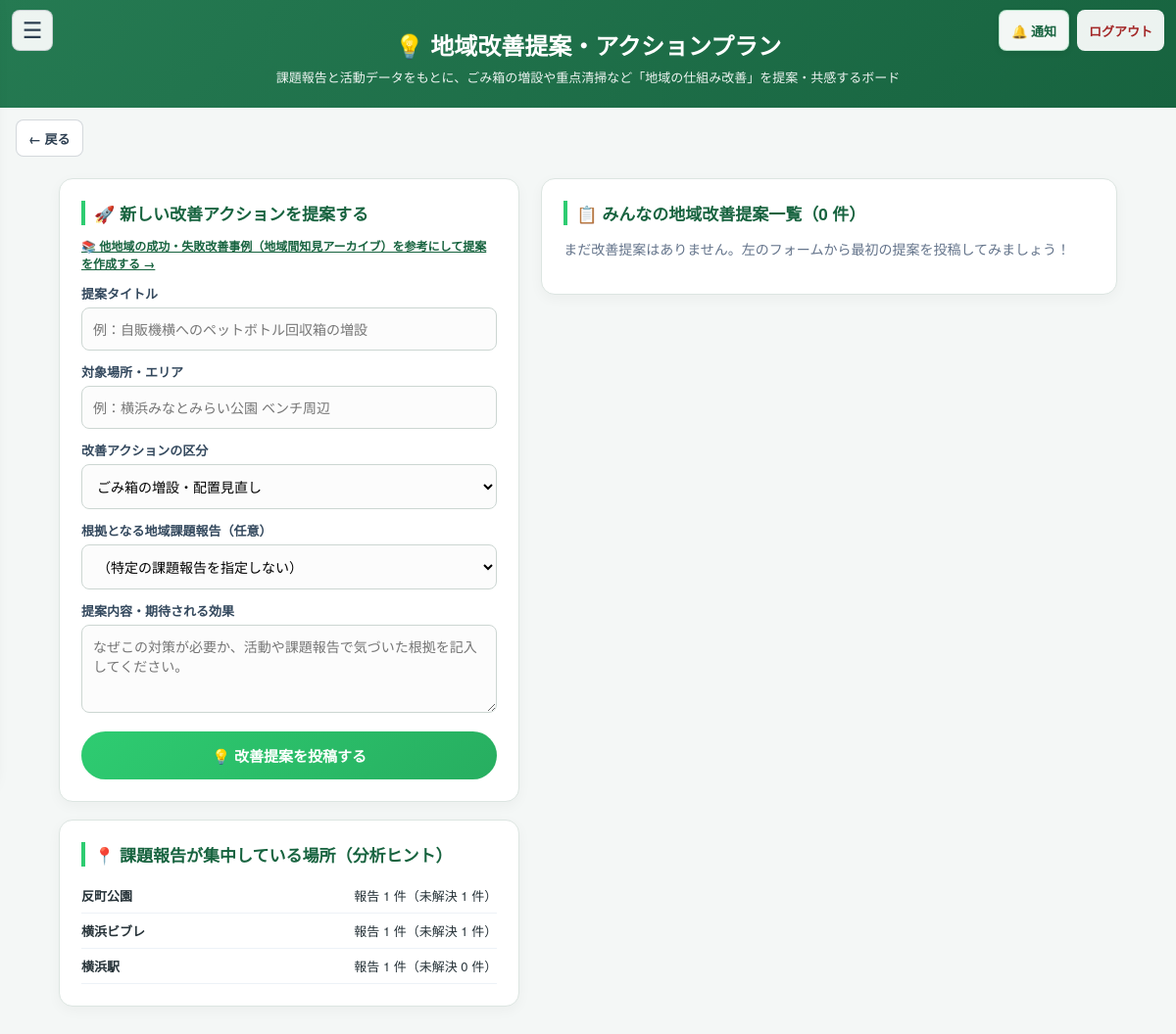
/proposals (signed in), run on an earlier commit of the app's database.
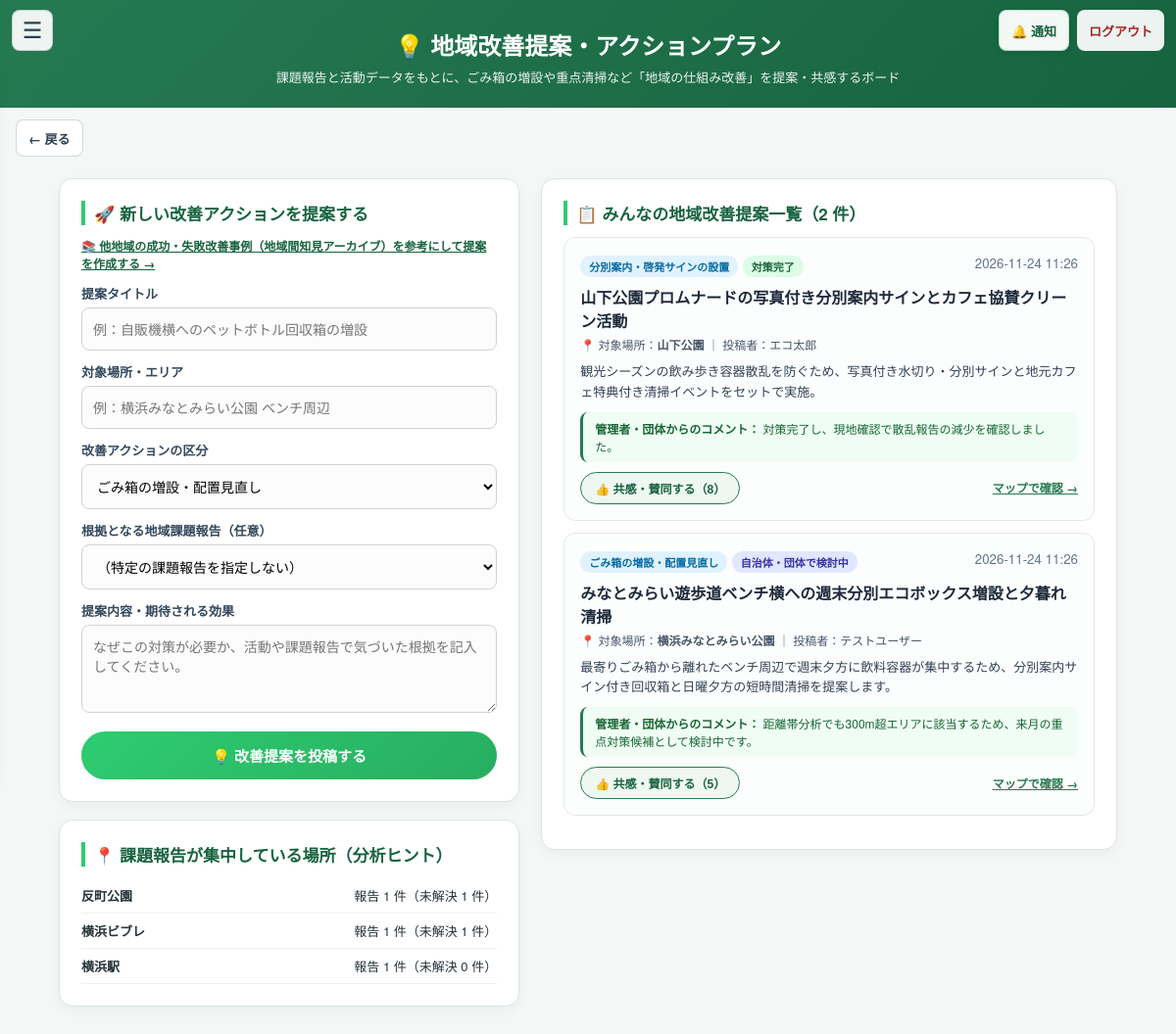
And on a later commit of the database.
### tables this page shows
CREATE TABLE issue_reports (
                id INTEGER PRIMARY KEY AUTOINCREMENT,
                user_id INTEGER NOT NULL,
                title TEXT NOT NULL,
                location TEXT NOT NULL,
                latitude REAL CHECK(latitude IS NULL OR (latitude >= -90 AND latitude <= 90)),
                longitude REAL CHECK(longitude IS NULL OR (longitude >= -180 AND longitude <= 180)),
                trash_type TEXT NOT NULL DEFAULT 'ペットボトル・飲料容器',
                severity TEXT NOT NULL DEFAULT 'medium'
                    CHECK(severity IN ('low', 'medium', 'high')),
                description TEXT,
                image_path TEXT,
                ai_detected_count INTEGER,
                status TEXT NOT NULL DEFAULT 'open'
                    CHECK(status IN ('open', 'in_progress', 'resolved')),
                created_at TEXT NOT NULL DEFAULT CURRENT_TIMESTAMP, action_note TEXT NOT NULL DEFAULT '', reviewed_by INTEGER REFERENCES users(id), reviewed_at TEXT, environment_status TEXT NOT NULL DEFAULT 'unverified' CHECK(environment_status IN ('unverified', 'improved', 'unchanged', 'worsened', 'recurred')), environment_note TEXT NOT NULL DEFAULT '', environment_checked_by INTEGER REFERENCES users(id), environment_checked_at TEXT, report_type TEXT NOT NULL DEFAULT 'litter', bin_problem_type TEXT NOT NULL DEFAULT '', bin_id INTEGER REFERENCES trash_bins(id) ON DELETE SET NULL,
                FOREIGN KEY (user_id) REFERENCES users(id)
            );

CREATE TABLE improvement_proposals (
                id INTEGER PRIMARY KEY AUTOINCREMENT,
                user_id INTEGER NOT NULL,
                author_role TEXT NOT NULL DEFAULT 'user'
                    CHECK(author_role IN ('user', 'organizer', 'admin')),
                title TEXT NOT NULL,
                location TEXT NOT NULL,
                proposal_type TEXT NOT NULL DEFAULT 'ごみ箱の増設・配置見直し',
                issue_report_id INTEGER REFERENCES issue_reports(id) ON DELETE SET NULL,
                description TEXT NOT NULL DEFAULT '',
                status TEXT NOT NULL DEFAULT 'proposed'
                    CHECK(status IN ('proposed', 'under_review', 'adopted', 'completed')),
                support_count INTEGER NOT NULL DEFAULT 0,
                admin_comment TEXT NOT NULL DEFAULT '',
                created_at TEXT NOT NULL DEFAULT CURRENT_TIMESTAMP, implementation_details TEXT NOT NULL DEFAULT '', implemented_on TEXT, outcome_note TEXT NOT NULL DEFAULT '',
                FOREIGN KEY (user_id) REFERENCES users(id)
            );

CREATE TABLE users (
                    id INTEGER PRIMARY KEY AUTOINCREMENT,
                    email TEXT UNIQUE,
                    password TEXT,
                    name TEXT,
                    role TEXT,
                    total_points INTEGER DEFAULT 0 CHECK(total_points >= 0)
                , login_destination TEXT NOT NULL
                    DEFAULT 'user'
                    CHECK(login_destination IN ('user', 'organizer')), onboarding_completed INTEGER NOT NULL
                    DEFAULT 0 CHECK(onboarding_completed IN (0, 1)));

### app.py (the view, shortened to what this page needs)
@app.route('/proposals', methods=['GET', 'POST'])
@user_required
def improvement_proposals_board():
    user_id = session['user_id']
    error_msg = None
    form_values = {
        'title': '',
        'location': request.args.get('location', '').strip(),
        'proposal_type': PROPOSAL_TYPES[0],
        'issue_report_id': request.args.get('issue_id', '').strip(),
        'description': '',
    }
    conn = get_db()
    try:
        raw_issue_id = form_values['issue_report_id']
        from_case_id = request.args.get('from_case', type=int)
        proposals = [
            dict(row) for row in conn.execute('''
                SELECT p.*, u.name AS author_name,
                       i.title AS issue_title,
                       EXISTS (
                           SELECT 1 FROM improvement_proposal_supports s
                           WHERE s.proposal_id = p.id AND s.user_id = ?
                       ) AS supported_by_me
                FROM improvement_proposals p
                LEFT JOIN users u ON u.id = p.user_id
                LEFT JOIN issue_reports i ON i.id = p.issue_report_id
                ORDER BY p.support_count DESC, p.id DESC
                LIMIT 50
            ''', (user_id,)).fetchall()
        ]
        selected_issue_id = (
            int(raw_issue_id)
            if request.method == 'GET'
            and raw_issue_id.isdigit()
            and len(raw_issue_id) <= 10
            else None
        )
        issues = conn.execute('''
            SELECT id, title, location, trash_type, status
            FROM issue_reports
            WHERE id IN (
                SELECT id FROM issue_reports ORDER BY id DESC LIMIT 30
            ) OR id = ?
            ORDER BY id DESC
        ''', (selected_issue_id,)).fetchall()
        location_hotspots = conn.execute('''
            SELECT location, COUNT(*) AS report_count,
                   SUM(CASE WHEN status != 'resolved' THEN 1 ELSE 0 END) AS open_count
            FROM issue_reports
            GROUP BY location
            ORDER BY report_count DESC, location
            LIMIT 8
        ''').fetchall()
        return render_template(
            'improvement_proposals.html',
            proposals=proposals,
            issues=issues,
            location_hotspots=location_hotspots,
            proposal_types=PROPOSAL_TYPES,
            form=form_values,
            error_msg=error_msg,
        )
    finally:
        conn.close()

### app.py (called while the page is built)
def get_db():
    conn = sqlite3.connect(DATABASE)
    conn.row_factory = sqlite3.Row
    conn.execute("PRAGMA foreign_keys = ON")
    return conn

def user_required(func):
    @wraps(func)
    def wrapper(*args, **kwargs):
        user_id = session.get('user_id')
        if session.get('role') != 'user' or not user_id:
            return redirect(url_for('login'))
        conn = get_db()
        try:
            user = conn.execute(
                'SELECT role FROM users WHERE id = ?', (user_id,)
            ).fetchone()
        finally:
            conn.close()
        if not user or user['role'] != 'user':
            session.clear()
            return redirect(url_for('login'))
        return func(*args, **kwargs)
    return wrapper

@app.template_filter('jst_datetime')
def format_jst_datetime(value):
    if not value:
        return ''
    try:
        parsed = datetime.fromisoformat(value)
    except (TypeError, ValueError):
        return value
    if parsed.tzinfo is None:
        parsed = parsed.replace(tzinfo=timezone.utc)
    return parsed.astimezone(timezone(timedelta(hours=9))).strftime('%Y-%m-%d %H:%M')

def _detect_view_mode():
    ua = (request.headers.get('User-Agent') or '').lower()
    if any(token in ua for token in ('mobile', 'android', 'iphone', 'ipod', 'iemobile')):
        return 'mobile'
    return 'pc'

@app.context_processor
def inject_csrf_token():
    if 'csrf_token' not in session:
        session['csrf_token'] = secrets.token_urlsafe(32)
    unread_notifications = 0
    if session.get('role') == 'user' and session.get('user_id'):
        conn = get_db()
        try:
            unread_notifications = conn.execute('''
                SELECT COUNT(*) FROM user_notifications
                WHERE user_id = ? AND read_at IS NULL
            ''', (session['user_id'],)).fetchone()[0]
        finally:
            conn.close()
    effective_view = _detect_view_mode()
    return {
        'csrf_token': session['csrf_token'],
        'unread_notifications': unread_notifications,
        'view_mode': effective_view,
        'region_profile': get_region_profile(),
    }

### templates/improvement_proposals.html (shortened to what this page needs)
<!DOCTYPE html>
<html lang="ja">
<head>
</head>
<body data-view-mode="{{ view_mode }}">
    {% include "_user_navigation.html" %}
    <div class="header">
        <h1>💡 地域改善提案・アクションプラン</h1>
        <p>課題報告と活動データをもとに、ごみ箱の増設や重点清掃など「地域の仕組み改善」を提案・共感するボード</p>
    </div>
    {% include "_user_page_back.html" %}
    <div class="container">
        <div class="layout-grid">
            <div>
                <div class="card">
                    <h2>🚀 新しい改善アクションを提案する</h2>
                    <p style="margin:0 0 12px; font-size:12px;">
                        <a href="{{ url_for('regional_knowledge_base') }}" style="color:#17633f; font-weight:700; text-decoration:underline;">
                            📚 他地域の成功・失敗改善事例（地域間知見アーカイブ）を参考にして提案を作成する →
                        </a>
                    </p>
                    <form method="POST" action="{{ url_for('improvement_proposals_board') }}">
                        <label for="title">提案タイトル</label>
                        <input id="title" name="title" type="text" maxlength="100" required value="{{ form.title }}" placeholder="例：自販機横へのペットボトル回収箱の増設">
                        <label for="location">対象場所・エリア</label>
                        <input id="location" name="location" type="text" maxlength="200" required value="{{ form.location }}" placeholder="例：横浜みなとみらい公園 ベンチ周辺">
                        <label for="proposal_type">改善アクションの区分</label>
                        <select id="proposal_type" name="proposal_type">
                            {% for ptype in proposal_types %}
                                <option value="{{ ptype }}" {% if form.proposal_type == ptype %}selected{% endif %}>{{ ptype }}</option>
                            {% endfor %}
                        </select>
                        <label for="issue_report_id">根拠となる地域課題報告（任意）</label>
                        <select id="issue_report_id" name="issue_report_id">
                            <option value="">（特定の課題報告を指定しない）</option>
                        </select>
                        <label for="description">提案内容・期待される効果</label>
                        <textarea id="description" name="description" maxlength="500" required placeholder="なぜこの対策が必要か、活動や課題報告で気づいた根拠を記入してください。">{{ form.description }}</textarea>
                        <button type="submit" class="submit-btn">💡 改善提案を投稿する</button>
                    </form>
                </div>
                <div class="card">
                    <h2>📍 課題報告が集中している場所（分析ヒント）</h2>
                    {% if location_hotspots %}
                        {% for spot in location_hotspots %}
                            <div class="hotspot-row">
                                <span><strong>{{ spot.location }}</strong></span>
                                <span>報告 {{ spot.report_count }} 件（未解決 {{ spot.open_count }} 件）</span>
                            </div>
                        {% endfor %}
                    {% else %}
                        <p style="font-size:13px; color:#64748b;">まだ課題報告データがありません。</p>
                    {% endif %}
                </div>
            </div>
            <div>
                <div class="card">
                    <h2>📋 みんなの地域改善提案一覧（{{ proposals|length }} 件）</h2>
                    {% set status_labels = {'proposed': '提案中', 'under_review': '自治体・団体で検討中', 'adopted': '採用・実施決定', 'completed': '対策完了'} %}
                    {% for p in proposals %}
                        <article class="proposal-item">
                            <div style="display:flex; justify-content:space-between; align-items:flex-start; gap:8px; flex-wrap:wrap;">
                                <div>
                                    <span class="badge badge-type">{{ p.proposal_type }}</span>
                                    <span class="badge badge-status-{{ p.status }}">{{ status_labels.get(p.status, p.status) }}</span>
                                </div>
                                <small style="color:#64748b;">{{ p.created_at|jst_datetime }}</small>
                            </div>
                            <h3 style="margin:8px 0 4px; font-size:16px; color:#1e293b;">{{ p.title }}</h3>
                            <div style="font-size:12px; color:#475569; margin-bottom:8px;">
                                📍 対象場所：<strong>{{ p.location }}</strong> ｜ 投稿者：{{ p.author_name or 'ユーザー' }}
                            </div>
                            <p style="margin:0 0 10px; font-size:13px; line-height:1.6; color:#334155; white-space:pre-line;">{{ p.description }}</p>
                            {% if p.admin_comment %}
                                <div style="padding:8px 12px; border-radius:8px; background:#f0fdf4; border-left:3px solid #257a52; font-size:12px; color:#166534; margin-bottom:10px;">
                                    <strong>管理者・団体からのコメント：</strong> {{ p.admin_comment }}
                                </div>
                            {% endif %}
                            <div style="display:flex; justify-content:space-between; align-items:center;">
                                <form method="POST" action="{{ url_for('support_improvement_proposal', proposal_id=p.id) }}" style="margin:0;">
                                    <button type="submit" class="support-btn {{ 'supported' if p.supported_by_me }}">
                                        👍 共感・賛同する（{{ p.support_count }}）
                                    </button>
                                </form>
                                <a href="{{ url_for('regional_map') }}" style="font-size:12px; color:#257a52; font-weight:700;">マップで確認 →</a>
                            </div>
                        </article>
                    {% else %}
                        <p style="font-size:14px; color:#64748b;">まだ改善提案はありません。左のフォームから最初の提案を投稿してみましょう！</p>
                    {% endfor %}
                </div>
            </div>
        </div>
    </div>
</body>
</html>

### templates/_user_navigation.html (shortened to what this page needs)
<div class="user-app-bar">
    <div class="user-app-left">
        <button class="user-menu-toggle" type="button" aria-label="メニューを開く" aria-expanded="false" aria-controls="user-menu-panel">☰</button>
    </div>
    <div class="user-app-actions">
        <button class="user-app-notify" type="button" aria-label="通知ボックスを開く" aria-haspopup="dialog" aria-expanded="false">
            🔔 通知{% if unread_notifications %}<span class="user-app-notify-badge">{{ unread_notifications }}</span>{% endif %}
        </button>
        <a class="user-app-logout" href="{{ url_for('logout') }}">ログアウト</a>
    </div>
</div>

### templates/_user_page_back.html
<div class="user-page-back-row">
    <a class="user-page-back" href="{{ url_for('home') }}" data-history-back>← 戻る</a>
</div>

### templates/improvement_proposals.html (style rules this page uses)
body { font-family: 'Helvetica Neue', Arial, sans-serif; margin: 0; background: #f4f7f6; color: #263238; }
.header { background: linear-gradient(135deg, #257a52, #17633f); color: #fff; padding: 28px 20px 22px; text-align: center; }
.header h1 { margin: 0 0 6px; font-size: 24px; }
.header p { margin: 0; font-size: 13px; opacity: .92; }
.container { max-width: 1080px; margin: 22px auto; padding: 0 16px 40px; }
.layout-grid { display: grid; grid-template-columns: 1fr 1.25fr; gap: 22px; align-items: start; }
.card { background: #fff; border: 1px solid #dce5e1; border-radius: 14px; padding: 22px; margin-bottom: 18px; box-shadow: 0 4px 14px rgba(0,0,0,.04); }
.card h2 { margin: 0 0 12px; font-size: 17px; color: #17633f; border-left: 4px solid #2ecc71; padding-left: 9px; }
label { display: block; font-weight: 700; font-size: 13px; margin: 12px 0 5px; color: #34495e; }
input[type="text"], select, textarea { width: 100%; box-sizing: border-box; padding: 11px; border: 1px solid #ccd6d2; border-radius: 8px; font: inherit; font-size: 14px; background: #fcfcfc; }
textarea { min-height: 90px; resize: vertical; }
.submit-btn { width: 100%; margin-top: 14px; padding: 14px; border: 0; border-radius: 26px; background: linear-gradient(135deg, #2ecc71, #27ae60); color: #fff; font-size: 15px; font-weight: 700; cursor: pointer; }
.proposal-item { border: 1px solid #e2e8f0; border-radius: 12px; padding: 16px; margin-bottom: 12px; background: #fcfefd; }
.badge { display: inline-block; padding: 3px 9px; border-radius: 999px; font-size: 11px; font-weight: 700; }
.badge-type { background: #e0f2fe; color: #0369a1; }
.badge-status-under_review { background: #e0e7ff; color: #3730a3; }
.badge-status-adopted, .badge-status-completed { background: #dcfce7; color: #166534; }
.support-btn { display: inline-flex; align-items: center; gap: 5px; padding: 7px 14px; border: 1px solid #257a52; border-radius: 20px; background: #eef7f1; color: #17633f; font-size: 12px; font-weight: 700; cursor: pointer; }
.hotspot-row { display: flex; justify-content: space-between; align-items: center; padding: 8px 0; border-bottom: 1px solid #edf2f7; font-size: 13px; }

What changed in the data, as far as the page shows it:
added improvement_proposals: proposal_type "分別案内・啓発サインの設置", get "対策完了", created_at|jst_datetime "2026-11-24 11:26", title "山下公園プロムナードの写真付き分別案内サインとカフェ協賛クリーン活動", location "山下公園", name "エコ太郎", description "観光シーズンの飲み歩き容器散乱を防ぐため、写真付き水切り・分別サインと地元カフェ特典付き清掃イベントをセットで実施。", admin_comment "対策完了し、現地確認で散乱報告の減少を確認しました。", support_count "8"
added improvement_proposals: proposal_type "ごみ箱の増設・配置見直し", get "自治体・団体で検討中", created_at|jst_datetime "2026-11-24 11:26", title "みなとみらい遊歩道ベンチ横への週末分別エコボックス増設と夕暮れ清掃", location "横浜みなとみらい公園", name "テストユーザー", description "最寄りごみ箱から離れたベンチ周辺で週末夕方に飲料容器が集中するため、分別案内サイン付き回収箱と日曜夕方の短時間清掃を提案します。", admin_comment "距離帯分析でも300m超エリアに該当するため、来月の重点対策候補として検討中です。", support_count "5"
Also different on the page:
{{ proposals|length }}: "0" → "2"
text no longer shown: "まだ改善提案はありません。左のフォームから最初の提案を投稿してみましょう！"
